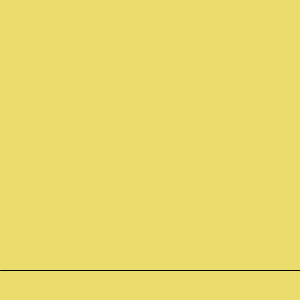
Frame 1 (no input)
Frame 60 (the mouse pressed at the canvas centre just before this capture): identical to frame 1, image omitted
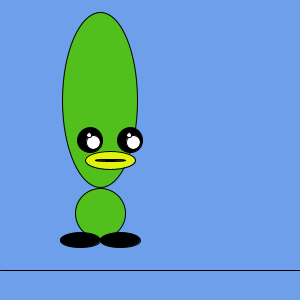
Frame 120 (the mouse held since frame 60 and released just before this capture)

The Processing sketch that drew these frames (run headless with seeded random() and noise(); from frame 60 on, the mouse is pressed at the canvas centre):

// Processing sketch: processing_24187
// ── processing_24187.pde

void setup () {
  size(300, 300);
}

void draw() {
 
if (mousePressed==false) {
  background(234, 221, 109);
} else {
  background(109, 159, 234);
}

 
int x=mouseX;
int y=mouseY;

// bg
line(0, 270, 300, 270);
 
// head and eyes
fill(82, 192, 28);
smooth();
ellipse(x-50, y-50, 75, 175);
fill(0, 0, 0);

if (mousePressed==false) {
  ellipse(x-60, y-10, 10, 10);
  ellipse(x-20, y-10, 10, 10);
} else {
  //black
  ellipse(x-60, y-10, 25, 25);
  ellipse(x-20, y-10, 25, 25);
  //white left
  fill(255);
  ellipse(x-57, y-8, 14, 14);
  ellipse(x-61, y-15, 5, 5);
  //white right
  ellipse(x-17, y-8, 14, 14);
  ellipse(x-21, y-15, 5, 5);
} 
 
// mouth
fill(224, 243, 14);
ellipse(x-40, y+10, 50, 18);
fill(0);
if (mousePressed==true) {
   ellipse(x-40, y+10, 30, 2);
}

// body
fill(82, 192, 28);
ellipse(x-50, y+63, 50, 50);
 
// shoes
fill(0, 0, 0);
ellipse(x-70, y+90, 40, 15);
ellipse(x-30, y+90, 40, 15);
}
